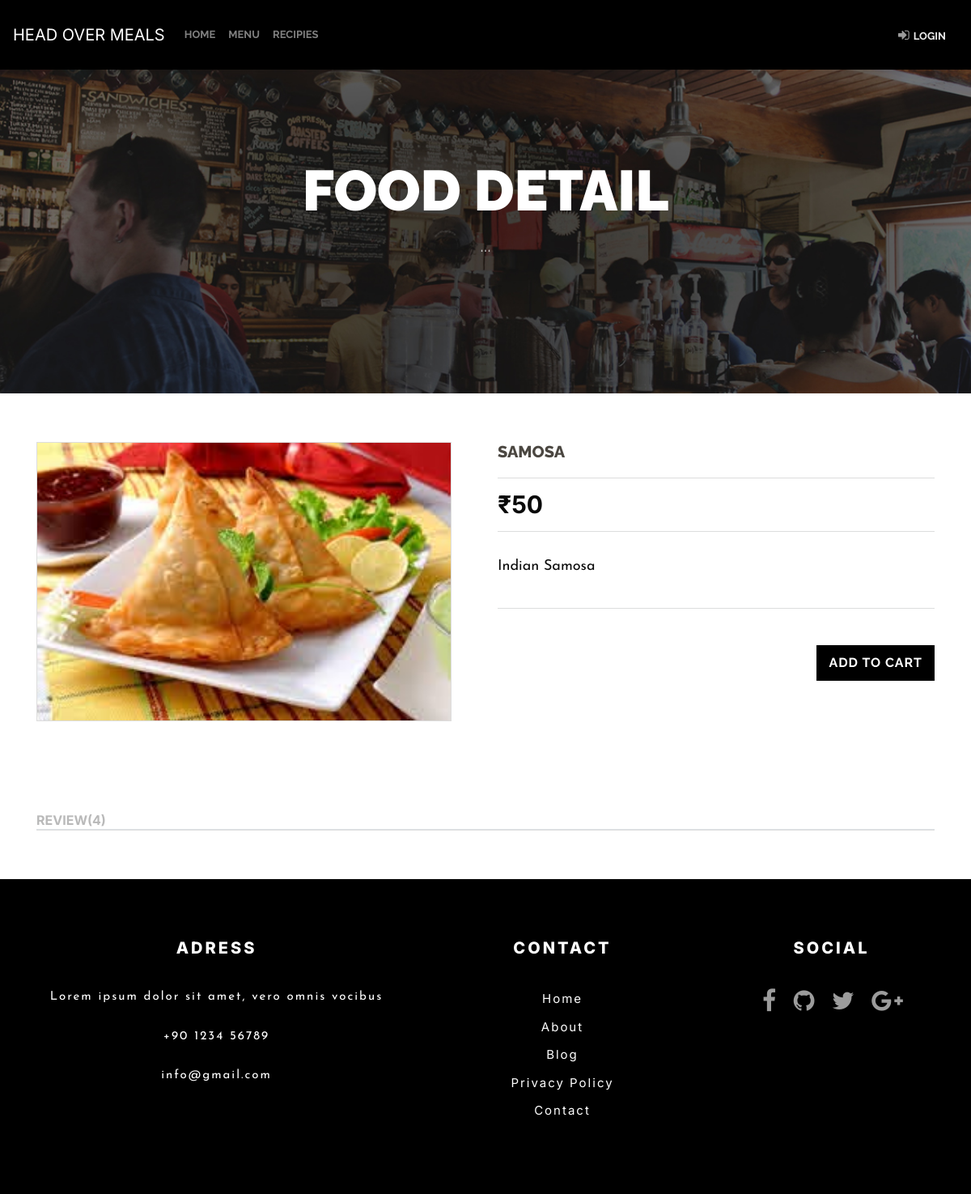
Screenshot of /review.php?id=2 with the database file from the repository.
### tables this page shows
CREATE TABLE `food` (
  `f_id` int(10) NOT NULL,
  `f_name` varchar(50) NOT NULL,
  `f_price` int(10) NOT NULL,
  `f_description` varchar(255) NOT NULL,
  `f_special` tinyint(1) NOT NULL,
  `cat_id` int(10) NOT NULL,
  `image` varchar(255) NOT NULL
);

### review.php (the view, shortened to what this page needs)
<?php
    $conn=mysqli_connect("localhost", "bhavesh", "test123", "foodorderingsite");
    if(isset($_GET['id'])) {
    $id = $_GET['id'];
    $query="SELECT * FROM food where f_id={$id}";
    $result = mysqli_query($conn, $query);
    $row = mysqli_fetch_assoc($result);
}
	include("addtocart.php");
?>
<!DOCTYPE html>
<html lang="en">
<head>
    <?php include('head.php'); ?>
</head>
<body>
    <?php include('navbar.php'); ?>
    <div class="body">
        <div class="main-wrapper">
            <section class="page_header">
                <div class="container">
                    <div class="row">
                        <div class="col-md-12 text-center">
                            <h2 class="text-uppercase">Food Detail</h2>
                            <p>...</p>
                        </div>
                    </div>
                </div>
            </section>
            <section class="shop-content">
                <div class="container">
                    <div class="row">
                        <div class="col-md-6">
                            <div class="single-shop-carousel">
                                <div>
                                    <img class="img-responsive" src="<?php echo $row['image']; ?>" alt="">
                                </div>
                            </div>
                        </div>
                        <div class="col-md-6 shop-single-info">
                            <div class="shop-single-title">
                                <h3 class="text-left"><?php echo $row['f_name']; ?></h3>
                            </div>
                            <div class="shop-single-price">
                                <div class="ssp pull-left">₹<?php echo $row['f_price']; ?></div>
                            </div>
                            <p>
                            <?php echo $row['f_description']; ?></p>
                            <div class="quantity">
								<form method="post" action=" ">
								<button type="submit" class="btn pull-right" style="background-color: black; color: white;">ADD TO CART</button>
								</form>
                            </div>
                        </div>
                    </div>
                    <?php
                    	$query1="SELECT r_id, f_id, r_rating, r_description, c_fname, c_lname, r_time FROM review INNER JOIN customer ON review.c_id=customer.c_id where f_id={$_GET['id']}";
				        $result1 = mysqli_query($conn, $query1);
				        $reviews = mysqli_fetch_all($result1, MYSQLI_ASSOC);
                    ?>
                    <div class="tab-style3">
                        <div class="align-center mb-40 mb-xs-30">
                            <ul class="nav nav-tabs tpl-minimal-tabs animate">
                                <li class="">
                                    <a aria-expanded="false" href="#mini-two" data-toggle="tab">Review(<?php echo count(($reviews)); ?>)</a>
                                </li>
                            </ul>
                        </div>
                    </div>
                </div>
            </section>
            <?php include('footer.php'); ?>
</body>
</html>

### css/menu.css (style rules this page uses)
* { margin: 0px; padding: 0px; }
body { font-family: arial; }
button { margin-top: 40px; margin-bottom: 10px; background-color: white; border: 1px solid black; border-radius: 5px; padding:10px; }

### css/styles.css (style rules this page uses)
* { padding: 0; margin: 0; box-sizing: border-box; font-family: 'Inter', sans-serif; }
img { max-width: 100%; }

### css/main.css (style rules this page uses)
* { margin: 0px; padding: 0px; box-sizing: border-box; }
body, html { height: 100%; }
button { outline: none !important; border: none; background: transparent; }
::placeholder { color: black; transition: all 1s; }

### css/menu_main.css (style rules this page uses)
body { height: 100%; overflow-y: scroll; -webkit-overflow-scrolling: touch }
h1, h2, h3, h4, h5, h6, .h1, .h2, .h3, .h4, .h5, .h6 { font-family: raleway, sans-serif; text-transform: uppercase; color: #4b4741; text-align: center; font-weight: 800 }
p { font-family: josefin sans, sans-serif; color: #828281; font-size: 22px }
a, a:hover { text-decoration: none }
html { text-rendering: optimizeLegibility!important; -webkit-font-smoothing: antialiased!important }
.btn { border-radius: 0; border: none; font-family: raleway, sans-serif; text-transform: uppercase; letter-spacing: 1px; font-weight: 700; padding: 10px 15px }
.page_header { background: url(../img/header/1.jpg) no-repeat center top; background-size: cover; padding: 200px 0 150px }
.page_header h2 { margin: 0; font-size: 70px; line-height: 70px; font-weight: 900; color: #fff }
.page_header p { margin: 15px 0; font-size: 24px; font-family: Raleway; color: #fff; opacity: .7 }
.shop-content { padding: 60px 0; font-family: Josefin Sans background-color: #e7e7e7; }
.single-shop-carousel { margin-bottom: 30px; border: 1px solid #ddd }
.single-shop-carousel img { width: 100% }
.shop-single-title h3 { margin: 0 0 20px; font-size: 20px; color: #4b4741 }
.ssp { color: #0a0a0a; font-size: 30px; font-weight: 700 }
.shop-single-price { border-top: 1px solid #dcdddd; border-bottom: 1px solid #dcdddd; padding: 10px 0; display: table; width: 100%; margin-bottom: 27px }
.shop-single-info p { font-size: 18px; color: #0a0a0a; line-height: 32px; border-bottom: 1px solid #dcdddd; padding-bottom: 35px; margin-bottom: 45px }
.tab-style3 { margin-top: 80px; border-bottom: 1px solid #dcdddd }
.nav-tabs>li { float: left; margin-bottom: -1px; padding: 0 35px 0 0; font-size: 16px; text-transform: uppercase; font-weight: 700 }
.nav-tabs>li a { color: #b9b9b9; border: none!important; margin: 0 0 1px; background: 0 0!important; padding: 10px 0 }
.single-shop-carousel { margin-bottom: 30px; border: 1px solid #ddd; display: block; width: 95% }
.slick-slide { outline: 0 }
.main-wrapper { position: relative; background: #fff }
.body { width: 100%; position: relative; overflow: hidden; background: #fff }
.slick-slide, .slick-list, .slick-active, button, input, textarea { outline: 0 }

### rows the page displays
food: f_name "SAMOSA", f_price "50", f_description "Indian Samosa"

### other values shown
count(($reviews)) "4"
